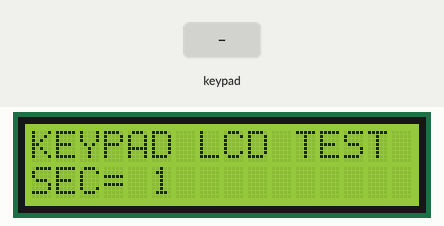
Recording of a sketch running on a simulated Arduino Uno, built with avr-gcc and run on an emulated ATmega328P. On the bench: 16×2 character LCD. The test bench sets the inputs (shaded band).

Above: at 1.2 s.
1.3 s: keypad keys 7 + 5 = pressed 0.4 s apart
At 3.8 s:
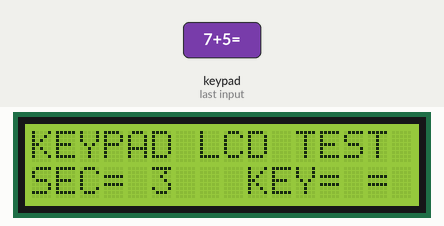
4.4 s: key '/' pressed
At 5.4 s:
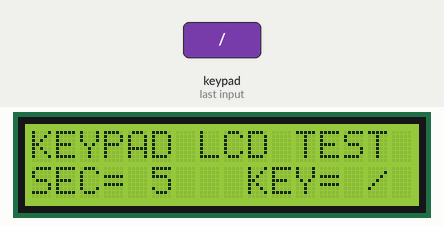
7.4 s: key 'X' pressed
At 8.8 s:
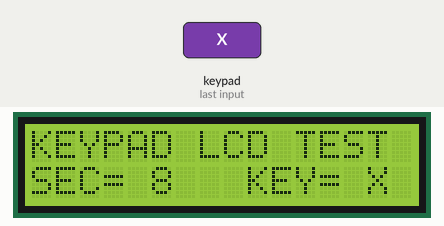
10.4 s: keypad keys 5 4 3 2 # pressed 0.4 s apart
At 12.3 s:
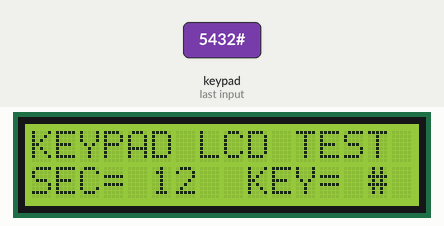
Timing chart, 0 to 13.8 s (numbered marks = the images above; inputs shaded):
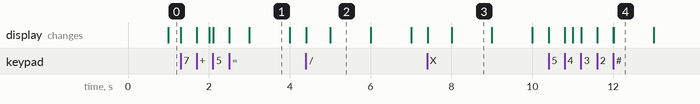

The sketch:

keypad_lcd.ino
```cpp
#include <LiquidCrystal.h>
#include "Keypad.h"

  //initialize the library with the numbers of the
  //interface pins

  LiquidCrystal lcd(A0,A1,A2,A3,A4,A5);

  //4x4 Matrix key pad

  const byte ROWS = 4; // Four rows

  const byte COLS = 4; // Four columns

  // Define the Keymap

  char keys[ROWS][COLS] =

  {


  {'1','2','3','/'},


  {'4','5','6','X'},


  {'7','8','9','-'},


  {'#','0','=','+'}

  };

  // Connect keypad ROW0, ROW1, ROW2 and ROW3 to
  //Arduino pins.

  byte rowPins[ROWS] = { 5, 4, 3, 2 };

  // Connect keypad COL0, COL1, COL2 and COL3 to
  //Arduino pins.

  byte colPins[COLS] = { 6, 7, 8, 9 };

  // Create the Keypad

  Keypad kpd = Keypad( makeKeymap(keys), rowPins,colPins, ROWS, COLS );

  void setup()

  {

    // set up
//  the LCD's number of columns and rows:


  lcd.begin(16, 2);

    // Print
 // a message to the LCD.


  lcd.print("KEYPAD LCD TEST");

  }

  void loop()

  {

    char key= kpd.getKey();

    // set
  //the cursor to column 0, line 1

    // (note:
  //line 1 is the second row, since counting begins with 0):


  lcd.setCursor(0, 1);

    // print
 // the number of seconds since reset:


  lcd.print("SEC= ");


  lcd.print(millis() / 1000);

    // Check
  //for a valid key


  if(key)

    {

       // set
  //the cursor to column 9, line 1

       //
  //(note: line 1 is the second row, since counting begins with 0):


  lcd.setCursor(9, 1);


  //Print the detected key


  lcd.print("KEY= ");


  lcd.print(key);

    }

  }
```

Measured:
- after the input at 1.3 s, the display: first changes at once (image 1 shows a later state)
- after the input at 4.4 s, the display: first changes at once (image 2 shows a later state)
- after the input at 7.4 s, the display: first changes at once (image 3 shows a later state)
- after the input at 10.4 s, the display: first changes at once (image 4 shows a later state)
- what the display in image 1 shows lasts 1.0 s, from 3.0 s to 4.0 s
